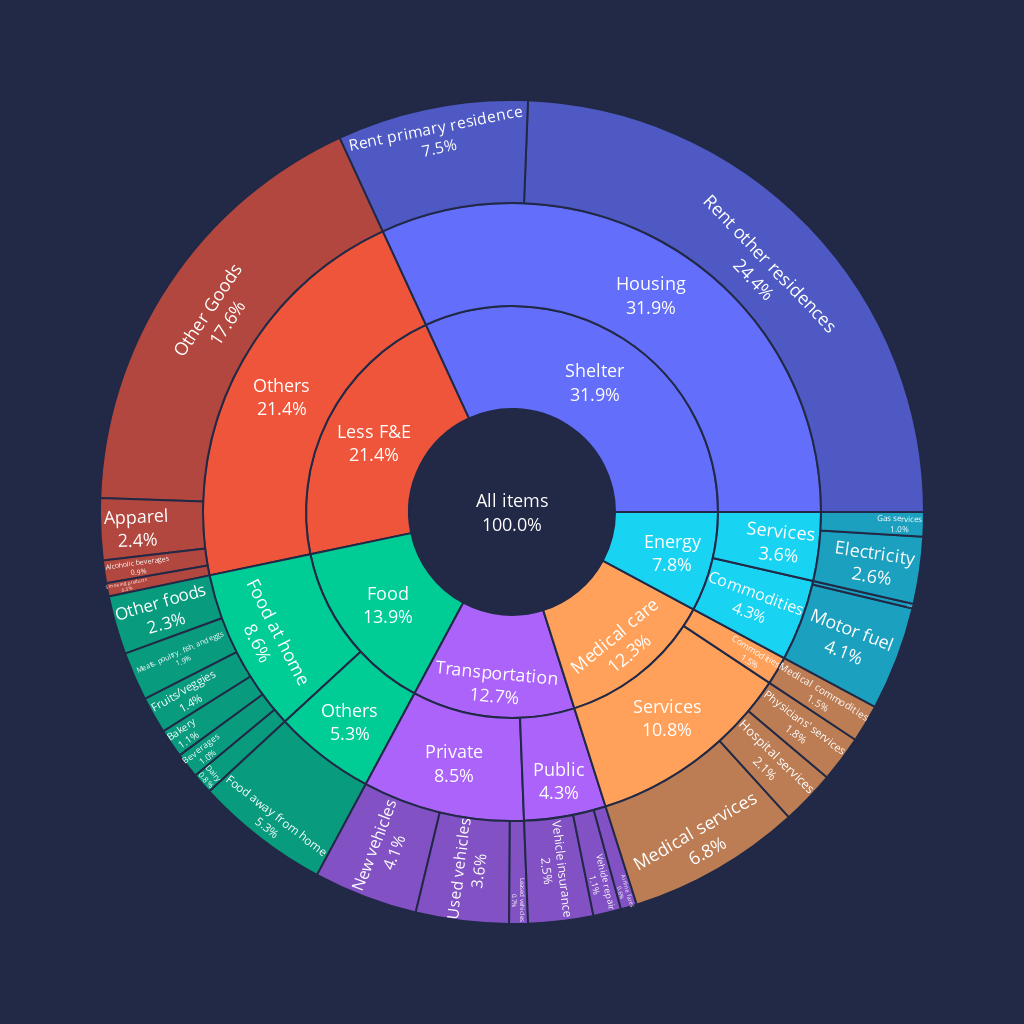

The cell this chart's notebook holds for it:
### Code cell
# Plotting
fig = px.sunburst(
    data_frame=all_items,
    path=['All items', 'Category', 'Subcategory', 'Item'],
    values='Relative importance'
)

# Setting the plot dimensions
fig.update_layout(
    width=1024,
    height=1024,
    margin=dict(
        l=50,
        r=50,
        b=100,
        t=100,
        pad=4
    ),
    paper_bgcolor="#212946",
)

# Fixing texts and labels
fig.update_traces(texttemplate='%{label}<br>%{percentRoot:.1%}',
                  # textinfo= "label + percent root",
                  insidetextorientation='auto',
                  # marker_line_color='white',
                  marker_line_width=2,
                  textfont_color='white',
                  textfont_size=18
                  )

fig.show()

### Figure 1 — Plotly figure (JSON) as saved in the notebook; plotly's stock layout.template omitted (floating-point values rounded to 4 significant figures)
{"data": [{"branchvalues": "total", "domain": {"x": [0, 1], "y": [0, 1]}, "hovertemplate": "labels=%{label}<br>Relative importance=%{value}<br>parent=%{parent}<br>id=%{id}<extra></extra>", "ids": ["All items/Transportation/Public/Airline fares", "All items/Less F&E/Others/Alcoholic beverages", "All items/Less F&E/Others/Apparel", "All items/Food/Food at home/Bakery", "All items/Food/Food at home/Beverages", "All items/Food/Food at home/Dairy", "All items/Energy/Services/Electricity", "All items/Food/Others/Food away from home", "All items/Food/Food at home/Fruits/veggies", "All items/Energy/Commodities/Fuel oil", "All items/Energy/Services/Gas services", "All items/Medical care/Services/Hospital services", "All items/Transportation/Private/Leased vehicles", "All items/Food/Food at home/Meats. poultry. fish. and eggs", "All items/Medical care/Commodities/Medical commodities", "All items/Medical care/Services/Medical services", "All items/Energy/Commodities/Motor fuel", "All items/Transportation/Private/New vehicles", "All items/Less F&E/Others/Other Goods", "All items/Food/Food at home/Other foods", "All items/Medical care/Services/Physicians' services", "All items/Shelter/Housing/Rent other residences", "All items/Shelter/Housing/Rent primary residence", "All items/Less F&E/Others/Smoking products", "All items/Transportation/Private/Used vehicles", "All items/Transportation/Public/Vehicle insurance", "All items/Transportation/Public/Vehicle repair", "All items/Energy/Commodities", "All items/Medical care/Commodities", "All items/Food/Food at home", "All items/Shelter/Housing", "All items/Food/Others", "All items/Less F&E/Others", "All items/Transportation/Private", "All items/Transportation/Public", "All items/Energy/Services", "All items/Medical care/Services", "All items/Energy", "All items/Food", "All items/Less F&E", "All items/Medical care", "All items/Shelter", "All items/Transportation", "All items"], "insidetextorientation": "auto", "labels": ["Airline fares", "Alcoholic beverages", "Apparel", "Bakery", "Beverages", "Dairy", "Electricity", "Food away from home", "Fruits/veggies", "Fuel oil", "Gas services", "Hospital services", "Leased vehicles", "Meats. poultry. fish. and eggs", "Medical commodities", "Medical services", "Motor fuel", "New vehicles", "Other Goods", "Other foods", "Physicians' services", "Rent other residences", "Rent primary residence", "Smoking products", "Used vehicles", "Vehicle insurance", "Vehicle repair", "Commodities", "Commodities", "Food at home", "Housing", "Others", "Others", "Private", "Public", "Services", "Services", "Energy", "Food", "Less F&E", "Medical care", "Shelter", "Transportation", "All items"], "marker": {"line": {"width": 2}}, "name": "", "parents": ["All items/Transportation/Public", "All items/Less F&E/Others", "All items/Less F&E/Others", "All items/Food/Food at home", "All items/Food/Food at home", "All items/Food/Food at home", "All items/Energy/Services", "All items/Food/Others", "All items/Food/Food at home", "All items/Energy/Commodities", "All items/Energy/Services", "All items/Medical care/Services", "All items/Transportation/Private", "All items/Food/Food at home", "All items/Medical care/Commodities", "All items/Medical care/Services", "All items/Energy/Commodities", "All items/Transportation/Private", "All items/Less F&E/Others", "All items/Food/Food at home", "All items/Medical care/Services", "All items/Shelter/Housing", "All items/Shelter/Housing", "All items/Less F&E/Others", "All items/Transportation/Private", "All items/Transportation/Public", "All items/Transportation/Public", "All items/Energy", "All items/Medical care", "All items/Food", "All items/Shelter", "All items/Food", "All items/Less F&E", "All items/Transportation", "All items/Transportation", "All items/Energy", "All items/Medical care", "All items", "All items", "All items", "All items", "All items", "All items", ""], "textfont": {"color": "white", "size": 18}, "texttemplate": "%{label}<br>%{percentRoot:.1%}", "type": "sunburst", "values": [0.63, 0.877, 2.409, 1.118, 0.981, 0.811, 2.61, 5.257, 1.431, 0.183, 0.95, 2.123, 0.728, 1.898, 1.472, 6.788, 4.052, 4.068, 17.48, 2.285, 1.807, 24.23, 7.447, 0.52, 3.624, 2.532, 1.087, 4.235, 1.472, 8.524, 31.68, 5.257, 21.29, 8.42, 4.249, 3.56, 10.72, 7.795, 13.78, 21.29, 12.19, 31.68, 12.67, 99.41]}], "layout": {"height": 1024, "legend": {"tracegroupgap": 0}, "margin": {"b": 100, "l": 50, "pad": 4, "r": 50, "t": 100}, "paper_bgcolor": "#212946", "width": 1024}}
